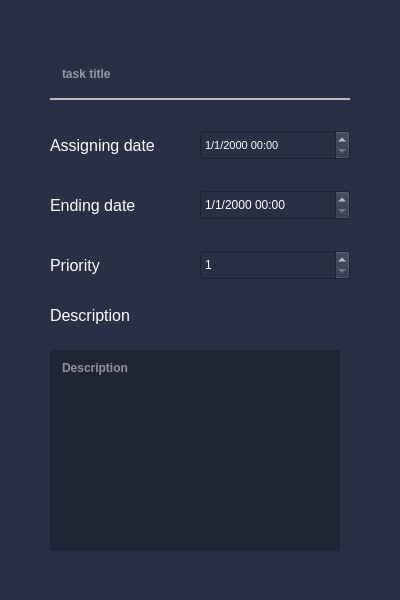
<?xml version="1.0" encoding="UTF-8"?>
<ui version="4.0">
 <class>showTask</class>
 <widget class="QWidget" name="showTask">
  <property name="geometry">
   <rect>
    <x>0</x>
    <y>0</y>
    <width>400</width>
    <height>600</height>
   </rect>
  </property>
  <property name="windowTitle">
   <string>showTask</string>
  </property>
  <property name="styleSheet">
   <string notr="true">/*Copyright (c) DevSec Studio. All rights reserved.

MIT License

Permission is hereby granted, free of charge, to any person obtaining a copy
of this software and associated documentation files (the &quot;Software&quot;), to deal
in the Software without restriction, including without limitation the rights
to use, copy, modify, merge, publish, distribute, sublicense, and/or sell
copies of the Software, and to permit persons to whom the Software is
furnished to do so, subject to the following conditions:

The above copyright notice and this permission notice shall be included in all
copies or substantial portions of the Software.

THE SOFTWARE IS PROVIDED *AS IS*, WITHOUT WARRANTY OF ANY KIND, EXPRESS OR
IMPLIED, INCLUDING BUT NOT LIMITED TO THE WARRANTIES OF MERCHANTABILITY,
FITNESS FOR A PARTICULAR PURPOSE AND NONINFRINGEMENT. IN NO EVENT SHALL THE
AUTHORS OR COPYRIGHT HOLDERS BE LIABLE FOR ANY CLAIM, DAMAGES OR OTHER
LIABILITY, WHETHER IN AN ACTION OF CONTRACT, TORT OR OTHERWISE, ARISING FROM,
OUT OF OR IN CONNECTION WITH THE SOFTWARE OR THE USE OR OTHER DEALINGS IN THE SOFTWARE.
*/

/*-----QWidget-----*/
QWidget
{
	background-color: #292f45;
	color: #fff;
	border-color: #000000;

}


/*-----QLabel-----*/
QLabel
{
	background-color: #292f45;
	color: #fff;
	border-color: #000000;

}


/*-----QPushButton-----*/
QPushButton
{
	font-weight: bold;
	border-style: solid;
	border-width: 1px;
	border-color: #3D5AFA;
	padding: 10px;

}


QPushButton::hover
{
	

}


QPushButton::pressed
{
	background-color: rgb(32, 37, 54);
	color: #fff;

}


/*-----QToolButton-----*/
QToolButton
{
	background-color: #292f45;
	color: #000000;
	border-style: solid;
	border-color: #000000;

}


QToolButton::hover
{
	background-color: #fc7c11;
	color: #000000;
	padding: 2px;
	border-radius: 15px;
	border-color: #fc7c11;

}


QToolButton::pressed
{
	background-color: #fc7c11;
	color: #000000;
	border-style: solid;
	border-width: 2px;

}


/*-----QLineEdit-----*/
QLineEdit{
	background-color: #292f45;
	color: #fff;
	font-weight: bold;
	border-style: solid;
	border-width: 2px;
	border-top: 0px;
	border-left: 0px;
	border-right: 0px;
	border-color: #b9b9bb;
	padding: 10px;

}


/*-----QCheckBox-----*/
QCheckBox
{
	background-color: transparent;
	color: #b9b9bb;
	font-weight: bold;

}


QCheckBox::indicator
{
    color: #b1b1b1;
    background-color: #00111d;
    border: 1px solid #f0742f;
    width: 12px;
    height: 12px;

}


QCheckBox::indicator:checked
{
    image:url(&quot;./ressources/check.png&quot;); /*To replace*/
	background-color: #1f2b2b;
    border: 1px solid #f0742f;

}


QCheckBox::indicator:unchecked:hover
{
    border: 1px solid #f0742f;

}


QCheckBox::disabled
{
	color: #656565;

}


QCheckBox::indicator:disabled
{
	background-color: #656565;
	color: #656565;
    border: 1px solid #656565;

}
</string>
  </property>
  <widget class="QLineEdit" name="title">
   <property name="geometry">
    <rect>
     <x>50</x>
     <y>50</y>
     <width>300</width>
     <height>50</height>
    </rect>
   </property>
   <property name="styleSheet">
    <string notr="true"/>
   </property>
   <property name="placeholderText">
    <string>task title</string>
   </property>
  </widget>
  <widget class="QLineEdit" name="description">
   <property name="geometry">
    <rect>
     <x>50</x>
     <y>350</y>
     <width>290</width>
     <height>201</height>
    </rect>
   </property>
   <property name="styleSheet">
    <string notr="true">border: none;
background-color: rgb(32, 37, 54)</string>
   </property>
   <property name="alignment">
    <set>Qt::AlignLeading|Qt::AlignLeft|Qt::AlignTop</set>
   </property>
   <property name="placeholderText">
    <string>Description</string>
   </property>
  </widget>
  <widget class="QLabel" name="label_Endingdate">
   <property name="geometry">
    <rect>
     <x>50</x>
     <y>190</y>
     <width>121</width>
     <height>31</height>
    </rect>
   </property>
   <property name="font">
    <font>
     <pointsize>12</pointsize>
    </font>
   </property>
   <property name="text">
    <string>Ending date</string>
   </property>
  </widget>
  <widget class="QLabel" name="label_Description">
   <property name="geometry">
    <rect>
     <x>50</x>
     <y>300</y>
     <width>111</width>
     <height>31</height>
    </rect>
   </property>
   <property name="font">
    <font>
     <pointsize>12</pointsize>
    </font>
   </property>
   <property name="text">
    <string>Description</string>
   </property>
  </widget>
  <widget class="QLabel" name="label_Priority">
   <property name="geometry">
    <rect>
     <x>50</x>
     <y>250</y>
     <width>71</width>
     <height>31</height>
    </rect>
   </property>
   <property name="font">
    <font>
     <pointsize>12</pointsize>
    </font>
   </property>
   <property name="text">
    <string>Priority</string>
   </property>
  </widget>
  <widget class="QSpinBox" name="priority">
   <property name="geometry">
    <rect>
     <x>200</x>
     <y>250</y>
     <width>150</width>
     <height>30</height>
    </rect>
   </property>
   <property name="minimum">
    <number>1</number>
   </property>
   <property name="maximum">
    <number>10</number>
   </property>
  </widget>
  <widget class="QDateTimeEdit" name="deadline">
   <property name="geometry">
    <rect>
     <x>200</x>
     <y>190</y>
     <width>150</width>
     <height>30</height>
    </rect>
   </property>
   <property name="displayFormat">
    <string>d/M/yyyy HH:mm</string>
   </property>
  </widget>
  <widget class="QLabel" name="label_Assigningdate">
   <property name="geometry">
    <rect>
     <x>50</x>
     <y>130</y>
     <width>131</width>
     <height>31</height>
    </rect>
   </property>
   <property name="font">
    <font>
     <pointsize>12</pointsize>
    </font>
   </property>
   <property name="text">
    <string>Assigning date</string>
   </property>
  </widget>
  <widget class="QDateTimeEdit" name="assigningDate">
   <property name="geometry">
    <rect>
     <x>200</x>
     <y>130</y>
     <width>150</width>
     <height>30</height>
    </rect>
   </property>
   <property name="font">
    <font>
     <pointsize>8</pointsize>
    </font>
   </property>
   <property name="displayFormat">
    <string>d/M/yyyy HH:mm</string>
   </property>
  </widget>
 </widget>
 <layoutdefault spacing="6" margin="11"/>
 <resources/>
 <connections/>
</ui>
